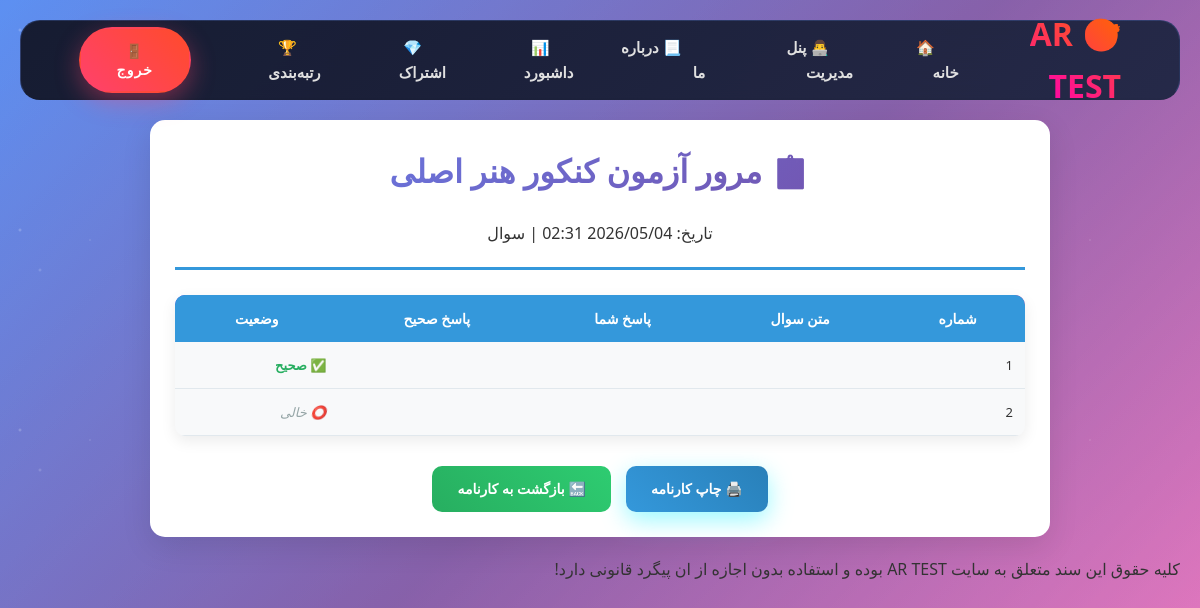
The app's page /quiz/2/analysis/ (signed in) with its own data.
### quizzes/models.py (models this page shows, shortened)
class Quiz(models.Model):
    title = models.CharField(
        max_length=200,
        verbose_name='عنوان آزمون'
    )
    description = models.TextField(
        blank=True,
        null=True,
        verbose_name='توضیحات آزمون'
    )
    is_premium = models.BooleanField(
        default=False,
        verbose_name='آزمون ویژه است؟'
    )
    duration_minutes = models.PositiveIntegerField(
        default=30,
        verbose_name='زمان آزمون'
    )
    is_active = models.BooleanField(
        default=True,
        verbose_name='فعال باشد؟'
    )
    created_at = models.DateTimeField(
        default=timezone.now,
        verbose_name='تاریخ ایجاد'
    )
    class Meta:
        verbose_name = 'آزمون'
        verbose_name_plural = 'آزمون‌ها'
        ordering = ['-created_at']

class Question(models.Model):
    quiz = models.ForeignKey(
        Quiz,
        on_delete=models.CASCADE,
        related_name='questions',
        verbose_name='آزمون'
    )
    text = models.TextField(
        verbose_name='متن سوال'
    )
    is_active = models.BooleanField(
        default=True,
        verbose_name='فعال'
    )
    created_at = models.DateTimeField(
        default=timezone.now
    )
    class Meta:
        verbose_name = 'سوال'
        verbose_name_plural = 'سوالات'

### quizzes/views.py (the view)
# urls.py: path('quiz/<int:quiz_id>/analysis/', views.quiz_analysis_view, name='quiz_analysis'),
@login_required
def quiz_analysis_view(request, quiz_id):
    quiz = get_object_or_404(
        Quiz,
        pk=quiz_id
    )
    attempt = QuizAttempt.objects.filter(
        user=request.user,
        quiz=quiz,
        is_completed=True
    ).order_by(
        '-completed_at'
    ).first()
    if not attempt:
        messages.warning(
            request,
            'تحلیل آزمون یافت نشد.'
        )
        return redirect('quizzes:quiz_list')
    user_answers_data = []
    questions = quiz.questions.prefetch_related('choices')
    for question in questions:
        answer = attempt.answers.filter(
            question=question
        ).first()
        correct_choice = question.choices.filter(
            is_correct=True
        ).first()
        user_answers_data.append({
            'question': question,
            'selected_choice': answer.selected_choice if answer else None,
            'correct_choice': correct_choice,
            'is_correct': (
                answer.selected_choice.is_correct
                if answer and answer.selected_choice
                else False
            ),
        })
    context = {
        'quiz': quiz,
        'attempt': attempt,
        'user_answers': user_answers_data,
    }
    return render(
        request,
        'quizzes/analysis.html',
        context
    )

### quizzes/templates/quizzes/analysis.html (shortened to what this page needs)
{% extends "base.html" %}
{% load static %}
{% block content %}
<div class="analysis-container">
    <div class="analysis-header">
        <h1>📋 مرور آزمون {{ quiz.title }}</h1>
        <p>تاریخ: {{ attempt.completed_at|date:"Y/m/d H:i" }} | {{ total_questions }} سوال</p>
    </div>
    <table class="analysis-table">
        <thead>
            <tr>
                <th>شماره</th>
                <th>متن سوال</th>
                <th>پاسخ شما</th>
                <th>پاسخ صحیح</th>
                <th>وضعیت</th>
            </tr>
        </thead>
        <tbody>
            {% for ans in user_answers %}
            <tr>
                <td>{{ forloop.counter }}</td>
                <td style="max-width: 250px;">{{ ans.question_text|truncatechars:60 }}</td>
                <td style="max-width: 150px;">
                </td>
                <td style="max-width: 150px;">
                </td>
                <td>
                    {% if ans.is_correct %}
                        <span class="correct">✅ صحیح</span>
                    {% elif not ans.is_answered %}
                        <span class="unanswered">⭕ خالی</span>
                    {% else %}
                        <span class="wrong">❌ غلط</span>
                    {% endif %}
                </td>
            </tr>
            {% empty %}
            <tr><td colspan="5">تحلیلی موجود نیست</td></tr>
            {% endfor %}
        </tbody>
    </table>
    <div class="btn-group">
        <a href="javascript:window.print()" class="btn btn-primary">🖨️ چاپ کارنامه</a>
        <a href="{% url 'quizzes:quiz_results' quiz.id %}" class="btn btn-success">🔙 بازگشت به کارنامه</a>
    </div>
</div>
<p>کلیه حقوق این  سند متعلق به سایت AR TEST بوده و استفاده بدون اجازه از ان پیگرد قانونی دارد!</p>
{% endblock %}

### static/css/about-page.css (style rules this page uses)
body { background: radial-gradient(circle at 20% 80%, rgba(120,119,198,0.3) 0%, transparent 50%), radial-gradient(circle at 80% 20%, rgba(255,119,198,0.3) 0%, transparent 50%), radial-gradient(circle at 40% 40%, rgba(120,219,255,0.3) 0%, transparent 50%), linear-gradient(135deg, #667eea 0%, #764ba2 25%, #f093fb 50%, #f5576c 75%, #4facfe 100%); background-size: 800% 800%, 400% 400%, 600% 600%, 600% 600%; animation: gradientFlow 18s ease infinite; min-height: 100vh; font-family: 'Vazir', -apple-system, BlinkMacSystemFont, sans-serif; overflow-x: hidden; }
body::before { content: ''; position: fixed; top: 0; left: 0; width: 100%; height: 100%; background-image: radial-gradient(1.5px 1.5px at 30px 40px, #fff, transparent), radial-gradient(1px 1px at 80px 70px, rgba(255,255,255,0.8), transparent), radial-gradient(0.8px 0.8px at 120px 30px, #fff, transparent); background-repeat: repeat; background-size: 250px 250px; animation: starsDrift 25s linear infinite; pointer-events: none; z-index: -1; opacity: 0.4; }

### static/css/analysis-page.css (style rules this page uses)
.analysis-container { max-width: 900px; margin: 20px auto; background: white; padding: 25px; border-radius: 15px; box-shadow: 0 10px 30px rgba(0,0,0,0.1); font-family: 'Vazir', Tahoma, sans-serif; }
.analysis-header { text-align: center; border-bottom: 3px solid #3498db; padding-bottom: 20px; margin-bottom: 25px; }
.analysis-table { width: 100%; border-collapse: collapse; margin: 25px 0; background: #f8f9fa; border-radius: 10px; overflow: hidden; box-shadow: 0 5px 15px rgba(0,0,0,0.08); }
.analysis-table th { background: #3498db; color: white; padding: 14px 12px; text-align: center; font-size: 14px; font-weight: 600; }
.analysis-table td { padding: 14px 12px; border-bottom: 1px solid #e1e8ed; font-size: 13px; text-align: right; vertical-align: top; }
.correct { color: #27ae60; font-weight: bold; }
.unanswered { color: #95a5a6; font-style: italic; }
.btn { padding: 12px 25px; border: none; border-radius: 10px; font-weight: 700; text-decoration: none; transition: all 0.3s; font-size: 14px; }
.btn-primary { background: linear-gradient(45deg, #3498db, #2980b9); color: white; }
.btn-success { background: linear-gradient(45deg, #27ae60, #2ecc71); color: white; }

### static/css/home-page.css (style rules this page uses)
* { margin: 0; padding: 0; box-sizing: border-box; }
body { font-family: 'Vazir', -apple-system, BlinkMacSystemFont, 'Segoe UI', Roboto, sans-serif; line-height: 1.6; color: #333; overflow-x: hidden; }
body::before { content: ''; position: fixed; top: 0; left: 0; width: 100%; height: 100%; background: linear-gradient(-45deg, #667eea 0%, #764ba2 25%, #f093fb 50%, #f5576c 75%, #4facfe 100%); background-size: 400% 400%; animation: gradientShift 15s ease infinite; z-index: -2; }
body::after { content: ''; position: fixed; top: 0; left: 0; width: 100%; height: 100%; background-image: radial-gradient(2px 2px at 20px 30px, #fff, transparent), radial-gradient(2px 2px at 40px 70px, rgba(255,255,255,0.8), transparent), radial-gradient(1px 1px at 90px 40px, #fff, transparent); background-repeat: repeat; background-size: 200px 200px; animation: starsFloat 20s linear infinite; z-index: -1; opacity: 0.3; }

### static/css/quiz-list.css (style rules this page uses)
:root { --primary-gradient: linear-gradient(135deg, #4f46e5 0%, #7c3aed 50%, #ec4899 100%); --free-gradient: linear-gradient(135deg, #10b981, #059669); --premium-gradient: linear-gradient(135deg, #f59e0b, #d97706); }
* { box-sizing: border-box; }
body { font-family: 'Vazir', Tahoma, sans-serif; direction: rtl; background: #f8fafc; }
table { width: 100%; border-collapse: collapse; background: white; border-radius: 12px; overflow: hidden; box-shadow: 0 10px 25px rgba(0,0,0,0.1); margin-bottom: 20px; }
thead { background: var(--primary-gradient); }
th { padding: 15px; color: white; font-weight: 600; text-align: center; font-size: 1rem; }
tbody tr { transition: background 0.2s ease; }
td { padding: 15px; text-align: center; border-bottom: 1px solid #f1f5f9; }

### static/css/results.css (style rules this page uses)
.correct { color: #27ae60; font-weight: bold; }
.unanswered { color: #95a5a6; font-style: italic; }
.btn-group { display: flex; gap: 15px; justify-content: center; margin-top: 30px; flex-wrap: wrap; }
.btn { padding: 12px 25px; border: none; border-radius: 10px; font-weight: 700; text-decoration: none; transition: all 0.3s; font-size: 14px; }
.btn-primary { background: linear-gradient(45deg, #3498db, #2980b9); color: white; }
.btn-success { background: linear-gradient(45deg, #27ae60, #2ecc71); color: white; }

### static/css/subscribe.css (style rules this page uses)
* { font-family: 'Vazir', 'Segoe UI', Tahoma, sans-serif !important; }

### records on screen
Quiz: title "کنکور هنر اصلی"
Question: shows "✅ صحیح"
Question: shows "⭕ خالی"
